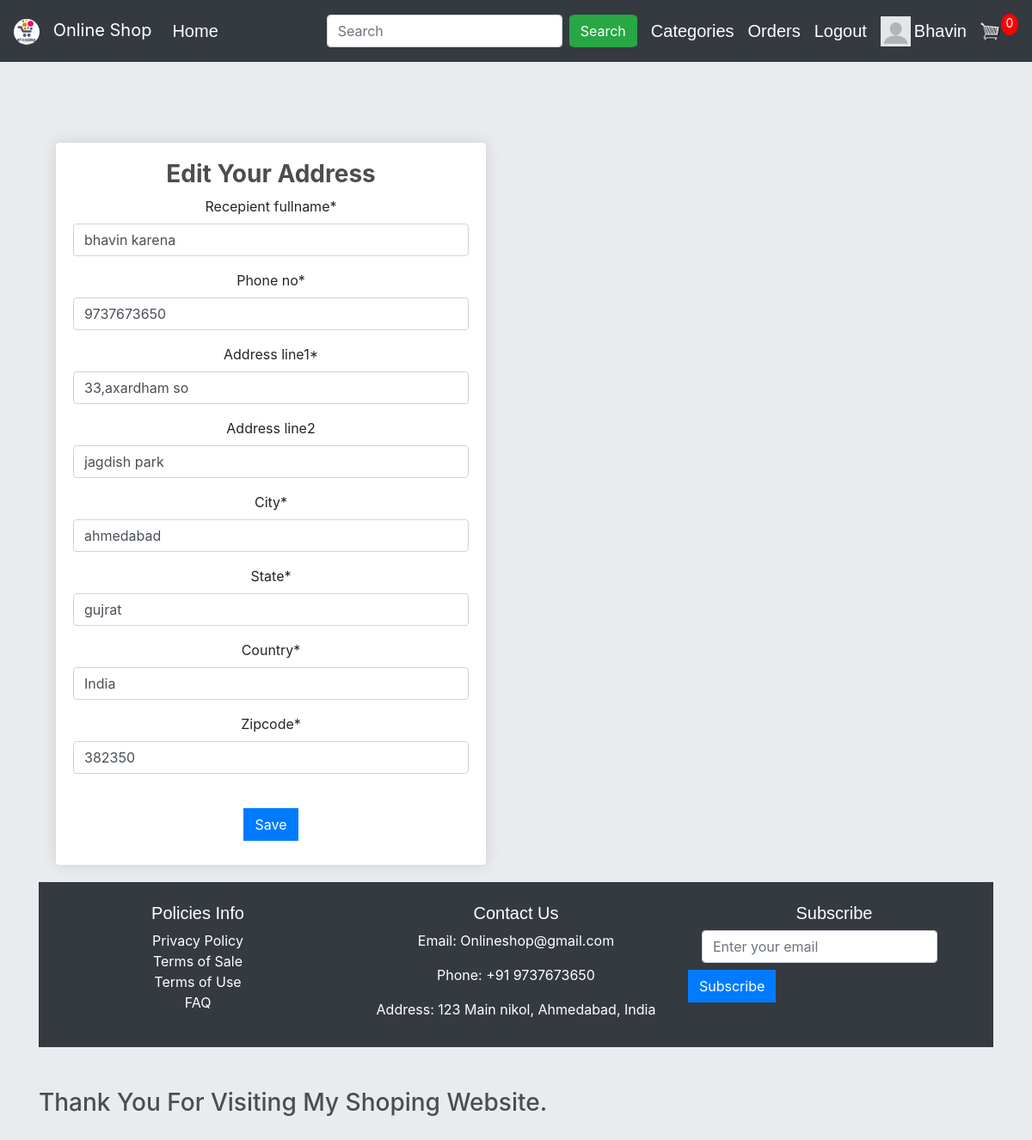
/update_address/9 (signed in), run on the app's committed database.
### store/models.py (models this page shows, shortened)
class ShippingAddress(models.Model):
    user = models.ForeignKey(User,on_delete=models.CASCADE,null=True,blank=False)
    recepient_fullname = models.CharField(max_length=100,null=True,blank=False)
    phone_no = models.IntegerField(null=False,blank=False)
    address_line1 = models.CharField(max_length=200, null=True,blank=False)
    address_line2 = models.CharField(max_length=100,null=True,blank=True)
    city = models.CharField(max_length=200, null=False)
    state = models.CharField(max_length=200, null=False)
    country = models.CharField(max_length=100,null=True,blank=False)
    zipcode = models.CharField(max_length=200, null=False)
    date_added = models.DateTimeField(auto_now_add=True)

### store/views.py (the view)
# urls.py: path('update_address/<int:id>',views.update_address,name='update_address')
def update_address(request,id):
    if not request.user.is_authenticated:
        return HttpResponseRedirect(reverse('user_login'))
    total_item_cart = 0
    if request.user.is_authenticated:
        items = OrderItem.objects.filter(user=request.user)
        for item in items:
            total_item_cart += item.quantity
    product_categories = ProductCategories.objects.all()
    adr = ShippingAddress.objects.get(id=id)
    if adr.user != request.user:
        return Http404()
    if request.method == 'POST':
        form = ShippingUpdateForm(request.POST,instance=adr)
        if form.is_valid():
            form.save()
            return HttpResponseRedirect(reverse('checkout'))
    else:
        form = ShippingUpdateForm(instance=adr)
    context = {
        'product_categories' : product_categories,
        'total_item_cart' : total_item_cart,
        'form' : form ,
    }
    return render(request ,'store/update_address.html',context)

### store/forms.py
class ShippingUpdateForm(ModelForm):
    class Meta:
        model = ShippingAddress
        fields = '__all__'
        exclude = ['user']

### store/templates/store/update_address.html (shortened to what this page needs)
{% extends 'store/main.html' %}
{% load static %}
{% load crispy_forms_tags %}
{% block content %}
     <div class="row" style="text-align: center;">
		<div class="col-lg-6">
			<div class="box-element" id="form-wrapper">
     		<h3><strong>Edit Your Address</strong></h3>
				<form method="POST">
					{{ form|crispy }}
					<br>
					<input type="submit" class="btn btn-primary mb-2" name="submit" , value='Save'>
				</form>
			</div>
		</div>
{% endblock content %}

### store/templates/store/main.html (shortened to what this page needs)
<!DOCTYPE html>
{% load static %}
<html>
<head>
	<link rel="stylesheet" href="https://stackpath.bootstrapcdn.com/bootstrap/4.4.1/css/bootstrap.min.css">
	<link rel="stylesheet" href="https://maxcdn.bootstrapcdn.com/bootstrap/4.0.0/css/bootstrap.min.css">
	<link rel="stylesheet" href="https://cdnjs.cloudflare.com/ajax/libs/font-awesome/5.14.0/css/all.min.css" />
	<link rel="stylesheet" type="text/css" href="{% static 'store/css/main.css' %}">
</head>
<body>
	<nav class="navbar navbar-expand-lg navbar-dark bg-dark">
		<a class="navbar-brand" href="{% url 'store' %}" style="color: white">
		  <img src="static/images/logo.png" class="logo"> Online Shop
		</a>
	  <div class="collapse navbar-collapse" id="navbarSupportedContent">
	    <ul class="navbar-nav mr-auto">
	      <li class="nav-item active">
	        <h5><a class="nav-link" href="{% url 'store' %}" style="color: white">Home <span class="sr-only">(current)</span></a></h5>
	      </li>
	    </ul>
	    <div class="form-inline my-2 my-lg-0">
	    	<form method="get" action="{% url 'search' %}" class="form-inline my-2 my-lg-0">
					<input type="search" name="search" aria-label="Search" placeholder="Search" class="form-control mr-sm-2">
					<button class="btn btn-success my-2 mr-sm-3" type="submit" style="border-radius:10%;">Search</button>
			</form>
			<div class="dropdown mr-sm-3">
					  <h5><a style="color: white">Categories</a></h5>
			</div>
	    	{% if request.user.is_authenticated %}
	     		<h5 class="mr-sm-3"><a href="{% url 'order_details' %}" style="color: white">Orders</a></h5>
	     		<h5 class="mr-sm-3"><a href="{% url 'user_logout' %}" style="color: white">Logout</a></h5>
	     		{% if request.user.profile.photo %}
					<a href="{% url 'profilepage' username=user.username %}"><img class="mr-sm-1" src="{{ request.user.profile.photo.url }}" width="35" height="35"></a>
				{% else %}
					<a href="{% url 'profilepage' username=user.username %}"><img class="mr-sm-1" src="/static/images/default.png" width="35" , height="35"></a>
				{% endif %}
		    	<h5><a href="{% url 'profilepage' username=request.user.username %}" style="color: white">{{request.user.username}}</a></h5>
	     	{% else %}
	     		<h5 class="mr-sm-3"><a href="{% url 'user_login' %}" style="color: white">Login</a></h5>
	     		<div>
		     		<h5 class="mr-sm-3"><a href="{% url 'register' %}" style="color: white">SignUp</a></h5>
	     		</div>
	     	{% endif %}
	     	<a href="{% url 'cart' %}">
	    		<img  id="cart-icon" src="{% static 'images/cart.png' %}">
	    	</a>
	    	<p id="cart-total">{{total_item_cart}}</p>
	    </div>
	  </div>
	</nav>
	<div class="jumbotron jumbotron-fluid">
		<div class="container container-fluid">
			{% block content %}
 			{% endblock %}
		</div>
		<footer class="bg-dark text-white text-center py-3">
			<div class="container">
				<div class="row">
					<div class="col-md-4">
						<h5>Policies Info</h5>
						Privacy Policy<br>
                        Terms of Sale<br>
                        Terms of Use<br>
                        FAQ
					</div>
					<div class="col-md-4">
						<h5>Contact Us</h5>
						<p>Email: Onlineshop@gmail.com</p>
						<p>Phone: +91 9737673650</p>
						<p>Address: 123 Main nikol, Ahmedabad, India</p>
					</div>
					<div class="col-md-4">
						<h5>Subscribe</h5>
						<form action="#" method="post" class="form-inline">
							<div class="form-group mx-sm-3 mb-2">
								<input type="email" class="form-control" id="subscribeEmail" name="email" placeholder="Enter your email" required>
							</div>
							<button type="submit" class="btn btn-primary mb-2">Subscribe</button>
						</form>
						</div>
				</div>
			</div>
		</footer>
		<marquee><h3 class="mt-5">Thank You For Visiting My Shoping Website.</h3></marquee>
	</div>
</body>
</html>

### static/store/css/main.css (style rules this page uses)
body { background-color: hsl(0, 0%, 98%); }
h1,h2,h3,h4,h6 { color:hsl(0, 0%, 30%); }
h5 { font-family:sans-serif; margin-top:8px; }
.box-element { box-shadow:hsl(0, 0%, 80%) 0 0 16px; background-color: #fff; border-radius: 4px; padding: 20px; margin:20px; }
#cart-icon { width:25px; display: inline-block; margin-left: 15px; }
#cart-total { display: block; text-align: center; color:#fff; background-color: red; width: 20px; height: 25px; border-radius: 100%; font-size: 14px; }
.col-lg-4, .col-lg-6, .col-lg-8, .col-lg-12 { margin-top: 10px; }
.btn { border-radius: 0; }

### store/templates/store/main.html (style rules this page uses)
.dropdown { position: relative; display: inline-block; }
.logo { width: 30px; margin-right: 10px; vertical-align: middle; border-radius:100%; }

### data on the page
ShippingAddress: recepient_fullname "bhavin karena", phone_no "9737673650", address_line1 "33,axardham so", address_line2 "jagdish park", city "ahmedabad", state "gujrat", country "India", zipcode "382350"

### other printed values
{{ request.user.username }} "Bhavin"
{{ total_item_cart }} "0"
